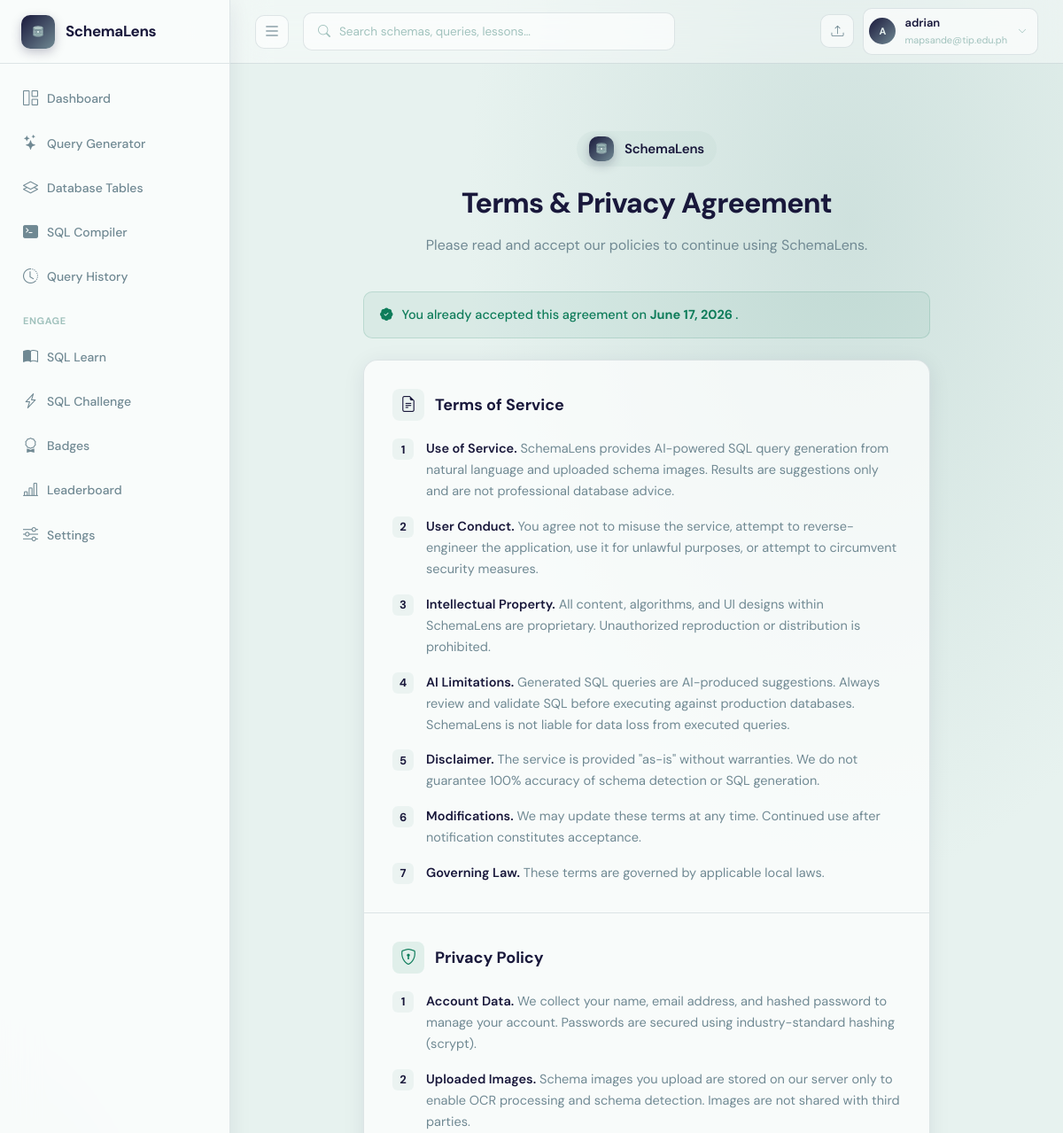
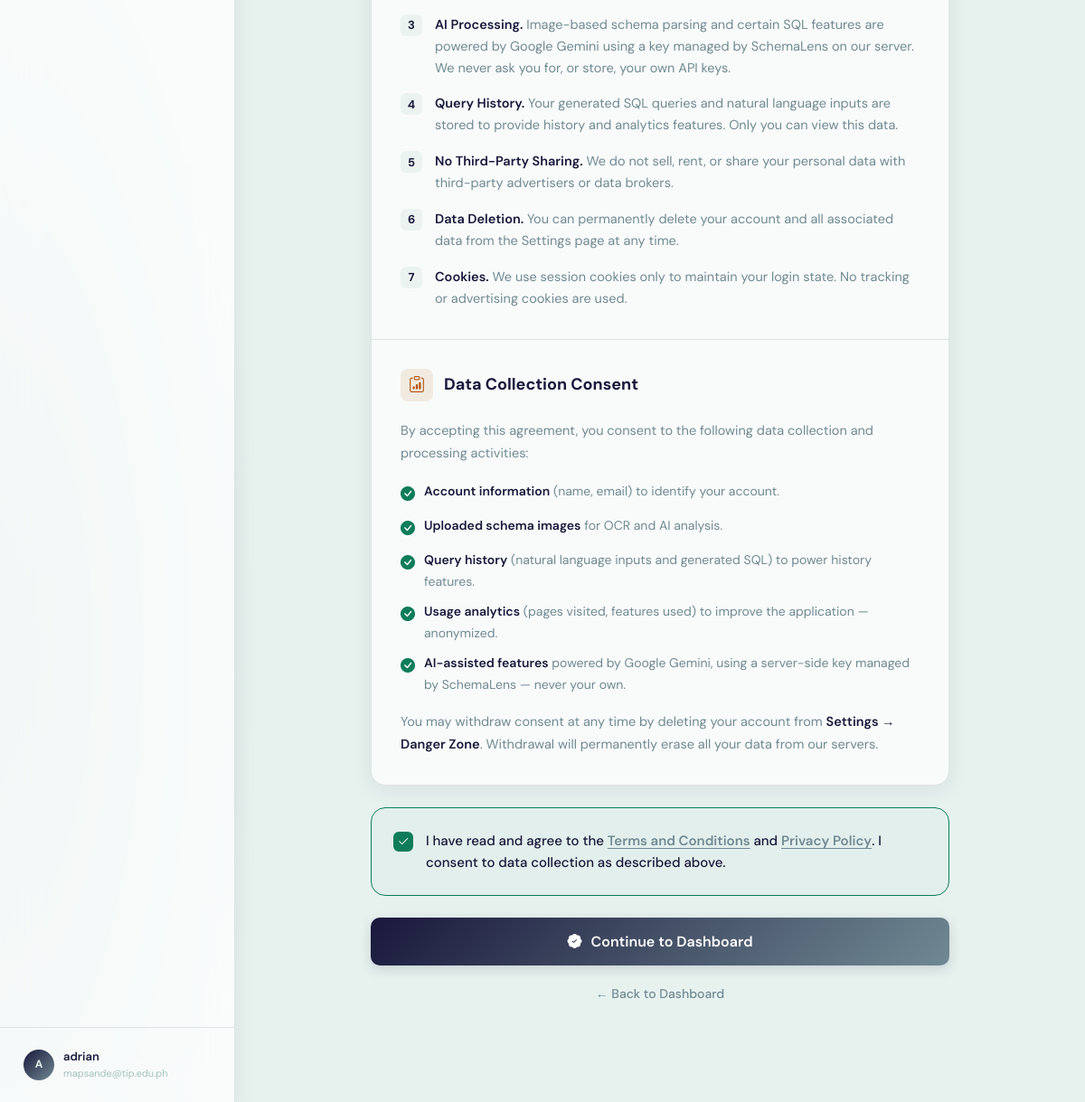
/agreement (signed in), run on the app's committed database (2 pictures, top to bottom).
### app.py (models this page shows)
class User(UserMixin, db.Model):
    __tablename__ = "users"
    id            = db.Column(db.Integer, primary_key=True)
    supabase_uid  = db.Column(db.String(256), unique=True, nullable=True)  # Supabase Auth UID
    name          = db.Column(db.String(120), nullable=False)
    email         = db.Column(db.String(200), unique=True, nullable=False)
    password      = db.Column(db.String(256), nullable=True)  # nullable — Supabase owns credentials
    company       = db.Column(db.String(120), default="")
    role          = db.Column(db.String(80), default="")
    last_active   = db.Column(db.DateTime, nullable=True)
    streak_days   = db.Column(db.Integer, default=0)
    created_at    = db.Column(db.DateTime, default=datetime.datetime.utcnow)
    agreement_accepted    = db.Column(db.Boolean, default=False)
    agreement_accepted_at = db.Column(db.DateTime, nullable=True)
    schemas      = db.relationship("SchemaUpload", backref="owner", lazy=True,
                                   cascade="all, delete-orphan")
    queries      = db.relationship("QueryHistory", backref="owner", lazy=True,
                                   cascade="all, delete-orphan")
    badges       = db.relationship("UserBadge", backref="user", lazy=True,
                                   cascade="all, delete-orphan")
    challenges   = db.relationship("ChallengeAttempt", backref="user", lazy=True,
                                   cascade="all, delete-orphan")

### app.py (the view)
@app.route("/agreement")
def agreement_page():
    return render_template("agreement.html")

### templates/agreement.html (shortened to what this page needs)
{% extends "base.html" %}
{% block content %}
<div class="ag-wrap fade-in">
  <div class="ag-hero">
    <div class="logo-row">
      <div class="logo-icon">
      </div>
      <span class="logo-text">SchemaLens</span>
    </div>
    <h1>Terms &amp; Privacy Agreement</h1>
    <p>Please read and accept our policies to continue using SchemaLens.</p>
  </div>
  {% if current_user.agreement_accepted %}
  <div class="already-accepted">
    <i class="bi bi-patch-check-fill"></i>
    <span>
      You already accepted this agreement on
      <strong>
        {% if current_user.agreement_accepted_at %}
          {{ current_user.agreement_accepted_at.strftime('%B %d, %Y') }}
        {% else %}
          a previous session
        {% endif %}
      </strong>.
    </span>
  </div>
  {% endif %}
  <div class="policy-card">
    <div class="policy-section">
      <div class="policy-section-title">
        <div class="icon" style="background: rgba(161,194,189,0.15); color: var(--primary);">
          <i class="bi bi-file-earmark-text"></i>
        </div>
        Terms of Service
      </div>
      <ol class="policy-list">
        <li><div class="num">1</div><span><strong>Use of Service.</strong> SchemaLens provides AI-powered SQL query generation from natural language and uploaded schema images. Results are suggestions only and are not professional database advice.</span></li>
        <li><div class="num">2</div><span><strong>User Conduct.</strong> You agree not to misuse the service, attempt to reverse-engineer the application, use it for unlawful purposes, or attempt to circumvent security measures.</span></li>
        <li><div class="num">3</div><span><strong>Intellectual Property.</strong> All content, algorithms, and UI designs within SchemaLens are proprietary. Unauthorized reproduction or distribution is prohibited.</span></li>
        <li><div class="num">4</div><span><strong>AI Limitations.</strong> Generated SQL queries are AI-produced suggestions. Always review and validate SQL before executing against production databases. SchemaLens is not liable for data loss from executed queries.</span></li>
        <li><div class="num">5</div><span><strong>Disclaimer.</strong> The service is provided "as-is" without warranties. We do not guarantee 100% accuracy of schema detection or SQL generation.</span></li>
        <li><div class="num">6</div><span><strong>Modifications.</strong> We may update these terms at any time. Continued use after notification constitutes acceptance.</span></li>
        <li><div class="num">7</div><span><strong>Governing Law.</strong> These terms are governed by applicable local laws.</span></li>
      </ol>
    </div>
    <div class="policy-section">
      <div class="policy-section-title">
        <div class="icon" style="background: rgba(14,124,90,0.1); color: var(--success);">
          <i class="bi bi-shield-lock"></i>
        </div>
        Privacy Policy
      </div>
      <ol class="policy-list">
        <li><div class="num">1</div><span><strong>Account Data.</strong> We collect your name, email address, and hashed password to manage your account. Passwords are secured using industry-standard hashing (scrypt).</span></li>
        <li><div class="num">2</div><span><strong>Uploaded Images.</strong> Schema images you upload are stored on our server only to enable OCR processing and schema detection. Images are not shared with third parties.</span></li>
        <li><div class="num">3</div><span><strong>AI Processing.</strong> Image-based schema parsing and certain SQL features are powered by Google Gemini using a key managed by SchemaLens on our server. We never ask you for, or store, your own API keys.</span></li>
        <li><div class="num">4</div><span><strong>Query History.</strong> Your generated SQL queries and natural language inputs are stored to provide history and analytics features. Only you can view this data.</span></li>
        <li><div class="num">5</div><span><strong>No Third-Party Sharing.</strong> We do not sell, rent, or share your personal data with third-party advertisers or data brokers.</span></li>
        <li><div class="num">6</div><span><strong>Data Deletion.</strong> You can permanently delete your account and all associated data from the Settings page at any time.</span></li>
        <li><div class="num">7</div><span><strong>Cookies.</strong> We use session cookies only to maintain your login state. No tracking or advertising cookies are used.</span></li>
      </ol>
    </div>
    <div class="policy-section">
      <div class="policy-section-title">
        <div class="icon" style="background: rgba(180,83,9,0.1); color: var(--warning);">
          <i class="bi bi-clipboard-data"></i>
        </div>
        Data Collection Consent
      </div>
      <div class="policy-text">
        <p>By accepting this agreement, you consent to the following data collection and processing activities:</p>
        <ul class="consent-bullets">
          <li><i class="bi bi-check-circle-fill"></i><span><strong>Account information</strong> (name, email) to identify your account.</span></li>
          <li><i class="bi bi-check-circle-fill"></i><span><strong>Uploaded schema images</strong> for OCR and AI analysis.</span></li>
          <li><i class="bi bi-check-circle-fill"></i><span><strong>Query history</strong> (natural language inputs and generated SQL) to power history features.</span></li>
          <li><i class="bi bi-check-circle-fill"></i><span><strong>Usage analytics</strong> (pages visited, features used) to improve the application — anonymized.</span></li>
          <li><i class="bi bi-check-circle-fill"></i><span><strong>AI-assisted features</strong> powered by Google Gemini, using a server-side key managed by SchemaLens — never your own.</span></li>
        </ul>
        <p>You may withdraw consent at any time by deleting your account from <strong>Settings → Danger Zone</strong>. Withdrawal will permanently erase all your data from our servers.</p>
      </div>
    </div>
  </div><div class="agree-box" id="agreeBox">
    <label class="agree-checkbox-row" id="agreeLabel">
      <div class="agree-checkbox" id="agreeCheck">
        <i class="bi bi-check2"></i>
      </div>
      <span class="agree-label">
        I have read and agree to the <a href="#" class="policy-link">Terms and Conditions</a>
        and <a href="#" class="policy-link">Privacy Policy</a>. I consent to data collection
        as described above.
      </span>
    </label>
  </div>
  <form method="POST" action="{{ url_for('accept_agreement') }}" id="agreeForm" data-agreed="{{ 'true' if current_user.agreement_accepted else 'false' }}">
    <button type="submit" class="agree-btn" id="agreeBtn" {% if not current_user.agreement_accepted %}disabled{% endif %}>
      <i class="bi bi-patch-check-fill"></i>
      <span>{% if current_user.agreement_accepted %}Continue to Dashboard{% else %}I Agree &amp; Continue{% endif %}</span>
    </button>
  </form>
  {% if current_user.agreement_accepted %}
  <div style="text-align:center; margin-top:20px;">
    <a href="{{ url_for('dashboard') }}" style="font-size:14px; color:var(--text-soft); text-decoration:none; font-weight:500;">
      &larr; Back to Dashboard
    </a>
  </div>
  {% endif %}
</div>
{% endblock %}

### templates/base.html (shortened to what this page needs)
<!DOCTYPE html>
<html lang="en">
<head>
  <link href="https://cdn.jsdelivr.net/npm/bootstrap-icons@1.11.3/font/bootstrap-icons.css" rel="stylesheet">
  <link rel="stylesheet" href="https://cdnjs.cloudflare.com/ajax/libs/highlight.js/11.9.0/styles/github-dark.min.css">
</head>
<body>
{% if current_user.is_authenticated %}
<aside class="sidebar" id="appSidebar" aria-label="Main Navigation">
  <div class="sidebar-logo">
    <a href="{{ url_for('dashboard') }}">
      <div class="logo-icon">
      </div>
      <span class="logo-text">SchemaLens</span>
    </a>
  </div>
  <nav class="sidebar-nav">
    <a href="{{ url_for('dashboard') }}" class="nav-item {% if request.endpoint=='dashboard' %}active{% endif %}">
      <i class="bi bi-grid-1x2" aria-hidden="true"></i> <span>Dashboard</span>
    </a>
    <a href="{{ url_for('query_page') }}" class="nav-item {% if request.endpoint=='query_page' %}active{% endif %}">
      <i class="bi bi-stars" aria-hidden="true"></i> <span>Query Generator</span>
    </a>
    <a href="{{ url_for('schemas') }}" class="nav-item {% if request.endpoint in ['schemas','schema_detail'] %}active{% endif %}">
      <i class="bi bi-layers" aria-hidden="true"></i> <span>Database Tables</span>
    </a>
    <a href="{{ url_for('sql_compiler') }}" class="nav-item {% if request.endpoint=='sql_compiler' %}active{% endif %}">
      <i class="bi bi-terminal-fill" aria-hidden="true"></i> <span>SQL Compiler</span>
    </a>
    <a href="{{ url_for('history') }}" class="nav-item {% if request.endpoint=='history' %}active{% endif %}">
      <i class="bi bi-clock-history" aria-hidden="true"></i> <span>Query History</span>
    </a>
    <div class="nav-section">Engage</div>
       <a href="{{ url_for('learn') }}" class="nav-item {% if request.endpoint=='learn' %}active{% endif %}">
      <i class="bi bi-book-half" aria-hidden="true"></i> <span>SQL Learn</span>
    </a>
    <a href="{{ url_for('challenge_page') }}" class="nav-item {% if request.endpoint=='challenge_page' %}active{% endif %}">
      <i class="bi bi-lightning-charge" aria-hidden="true"></i> <span>SQL Challenge</span>
    </a>
    <a href="{{ url_for('badges_page') }}"    class="nav-item {% if request.endpoint=='badges_page' %}active{% endif %}">
      <i class="bi bi-award" aria-hidden="true"></i> <span>Badges</span>
    </a>
    <a href="{{ url_for('leaderboard') }}"    class="nav-item {% if request.endpoint=='leaderboard' %}active{% endif %}">
      <i class="bi bi-bar-chart-line" aria-hidden="true"></i> <span>Leaderboard</span>
    </a>
    <a href="{{ url_for('settings') }}" class="nav-item {% if request.endpoint=='settings' %}active{% endif %}">
      <i class="bi bi-sliders" aria-hidden="true"></i> <span>Settings</span>
    </a>
  </nav>
  <div class="sidebar-footer">
   <a href="{{ url_for('settings')}}" class="user-dropdown-wrapper" style="text-decoration: none; color: inherit;" aria-haspopup="true" aria-label="User Profile and Settings">
      <div class="user-row" tabindex="0" aria-label="User Profile Summary">
        <div class="user-avatar">{{ current_user.name[0].upper() }}</div>
        <div>
          <div class="user-name">{{ current_user.name }}</div>
          <div class="user-email">{{ current_user.email[:26] }}{% if current_user.email|length > 26 %}…{% endif %}</div>
        </div>
      </div>
    </a>
  </div>
</aside>
<header class="topbar">
  <button class="icon-btn" id="sidebarToggleBtn" onclick="toggleSidebar()" aria-label="Toggle Sidebar" aria-controls="appSidebar">
    <i class="bi bi-list" style="font-size: 20px;"></i>
  </button>
<div class="search-box" style="position:relative;" id="searchBoxWrapper">
    <i class="bi bi-search" aria-hidden="true" id="searchIcon"></i>
    <input
      type="text"
      id="globalSearchInput"
      placeholder="Search schemas, queries, lessons…"
      autocomplete="off"
      autocorrect="off"
      spellcheck="false"
      aria-label="Global Search"
      aria-autocomplete="list"
      aria-controls="searchDropdown"
      aria-expanded="false"
      role="combobox"
    >
  </div>
  <div class="topbar-right">
    <a href="{{ url_for('schemas') }}" class="icon-btn" title="Upload Schema" aria-label="Upload Schema"><i class="bi bi-upload"></i></a>
    <div class="user-dropdown-wrapper">
      <div class="topbar-user" id="topbarUserBtn" tabindex="0" role="button" aria-haspopup="true" aria-expanded="false" aria-label="User Menu">
        <div class="user-avatar" style="width:30px;height:30px;font-size:11px;">{{ current_user.name[0].upper() }}</div>
        <div>
          <div class="name">{{ current_user.name }}</div>
          <div class="email">{{ current_user.email[:22] }}{% if current_user.email|length>22 %}…{% endif %}</div>
        </div>
        <i class="bi bi-chevron-down" style="font-size:10px;color:var(--text-xs);margin-left:2px;" aria-hidden="true"></i>
      </div>
    </div>
  </div>
</header>
<div class="main">
  <div class="page">
    {% block content %}{% endblock %}
  </div>
</div>
{% else %}
{% block auth_content %}{% endblock %}
{% endif %}
</body>
</html>

### data on the page
User: name "A", name "adrian", email "mapsande@tip.edu.ph", agreement_accepted_at "June 17, 2026"
